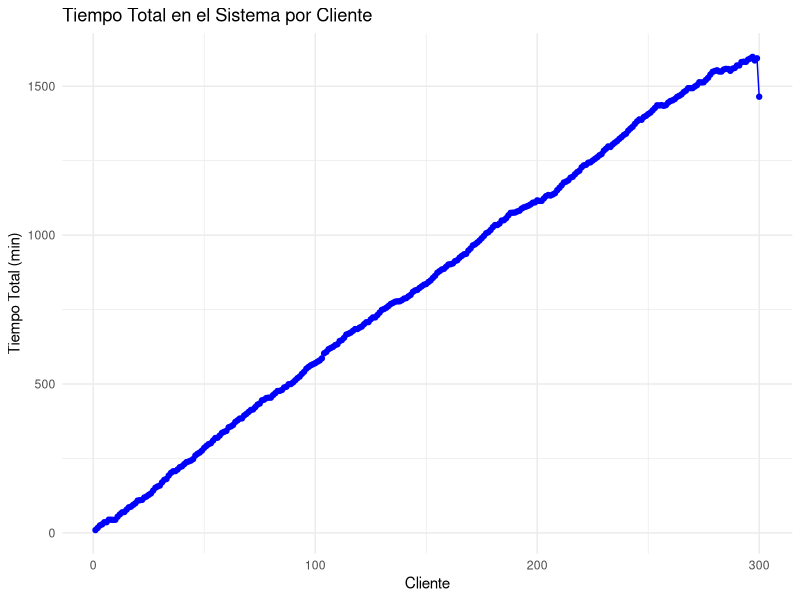
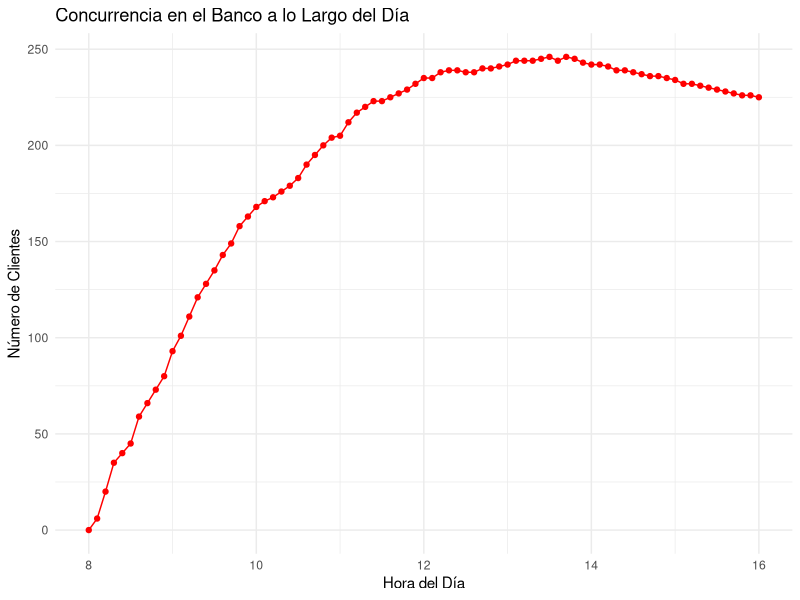

The R script that drew these images, in order:
# Simulación de atención de 300 clientes en un banco, Horario: 8:00 AM a 4:00 PM

set.seed(123)  # Semilla

# Parámetros del ejercicio
n_clientes     <- 300
horas_apertura <- 8    # 8:00 AM
horas_cierre   <- 16   # 4:00 PM
duracion_dia   <- horas_cierre - horas_apertura  # Duración en horas

# 1. Tiempos de llegada de los clientes
# Se generan valores con distribución normal (se toman los valores absolutos para que sean positivos)
llegadas_normales  <- abs(rnorm(n_clientes, mean = 0, sd = 1))
# Se escalan los tiempos para que queden entre 8:00 y 16:00 y se ordenan cronológicamente
llegadas_ajustadas <- sort(horas_apertura + (llegadas_normales / max(llegadas_normales)) * duracion_dia)

# 2. Asignación de cajas y tiempos de trámite
# Probabilidades para cada caja:
# - Caja 1: 20%
# - Caja 2: 30%
# - Caja 3: 25% (con tiempos de trámite Poisson, media 4 min)
# - Caja 4: 25% (nueva, con tiempos de trámite uniformes entre 6 y 12 min)
cajas <- sample(c(1, 2, 3, 4), n_clientes, replace = TRUE, prob = c(0.2, 0.3, 0.25, 0.25))

# Generar tiempos de trámite según la caja asignada:
# - Caja 1: Distribución exponencial con media 5 minutos.
# - Caja 2: Distribución uniforme entre 5 y 10 minutos.
# - Caja 3: Distribución Poisson con media de 4 minutos.
# - Caja 4: Distribución uniforme entre 6 y 12 minutos.
tiempos_tramite <- numeric(n_clientes)
for (i in 1:n_clientes) {
  if (cajas[i] == 1) {
    tiempos_tramite[i] <- rexp(1, rate = 1/5)
  } else if (cajas[i] == 2) {
    tiempos_tramite[i] <- runif(1, min = 5, max = 10)
  } else if (cajas[i] == 3) {
    tiempos_tramite[i] <- rpois(1, lambda = 4)
  } else {  # Caja 4
    tiempos_tramite[i] <- runif(1, min = 6, max = 12)
  }
}

# Convertir tiempos de trámite de minutos a horas
tiempos_tramite_horas <- tiempos_tramite / 60

# 3. Simulación de la atención de los clientes
# Se calcula el momento en que inicia y finaliza la atención para cada cliente
tiempo_inicio <- numeric(n_clientes)
tiempo_fin    <- numeric(n_clientes)

for (i in 1:n_clientes) {
  if (i == 1) {
    tiempo_inicio[i] <- llegadas_ajustadas[i]  # El primer cliente es atendido al llegar
  } else {
    # Cada cliente inicia cuando llega o cuando el anterior finalizó, lo que ocurra más tarde
    tiempo_inicio[i] <- max(llegadas_ajustadas[i], tiempo_fin[i - 1])
  }
  tiempo_fin[i] <- tiempo_inicio[i] + tiempos_tramite_horas[i]
}

# Tiempo total que cada cliente pasa en el sistema (desde su llegada hasta que finaliza su trámite)
tiempo_total <- tiempo_fin - llegadas_ajustadas

# Crear un data frame con los resultados
resultado <- data.frame(
  Cliente         = 1:n_clientes,
  Llegada         = round(llegadas_ajustadas, 2),
  Inicio_Atencion = round(tiempo_inicio, 2),
  Fin_Atencion    = round(tiempo_fin, 2),
  Tiempo_Total    = round(tiempo_total, 2),
  Caja            = cajas
)

# Visualizar los primeros resultados
print("Resultados de la simulación:")
print(head(resultado, 10))

# Determinar la hora más concurrida del día
# Se evalúa la concurrencia en intervalos de 0.1 horas (~6 minutos)
horas       <- seq(horas_apertura, horas_cierre, by = 0.1)
concurrencia <- sapply(horas, function(h) sum(llegadas_ajustadas <= h & tiempo_fin > h))
hora_pico   <- horas[which.max(concurrencia)]
print(paste("La hora más concurrida es:", round(hora_pico, 2), "horas"))

# 4. Graficar resultados
library(ggplot2)

# Gráfico del Tiempo Total en el Sistema por Cliente (convertido a minutos)
ggplot(resultado, aes(x = Cliente, y = Tiempo_Total * 60)) +
  geom_point(color = "blue") +
  geom_line(color = "blue") +
  labs(title = "Tiempo Total en el Sistema por Cliente",
       x = "Cliente", y = "Tiempo Total (min)") +
  theme_minimal()

# Gráfico de la concurrencia en el banco a lo largo del día
data_concurrencia <- data.frame(Hora = horas, Concurrencia = concurrencia)

ggplot(data_concurrencia, aes(x = Hora, y = Concurrencia)) +
  geom_line(color = "red") +
  geom_point(color = "red") +
  labs(title = "Concurrencia en el Banco a lo Largo del Día",
       x = "Hora del Día", y = "Número de Clientes") +
  theme_minimal()
